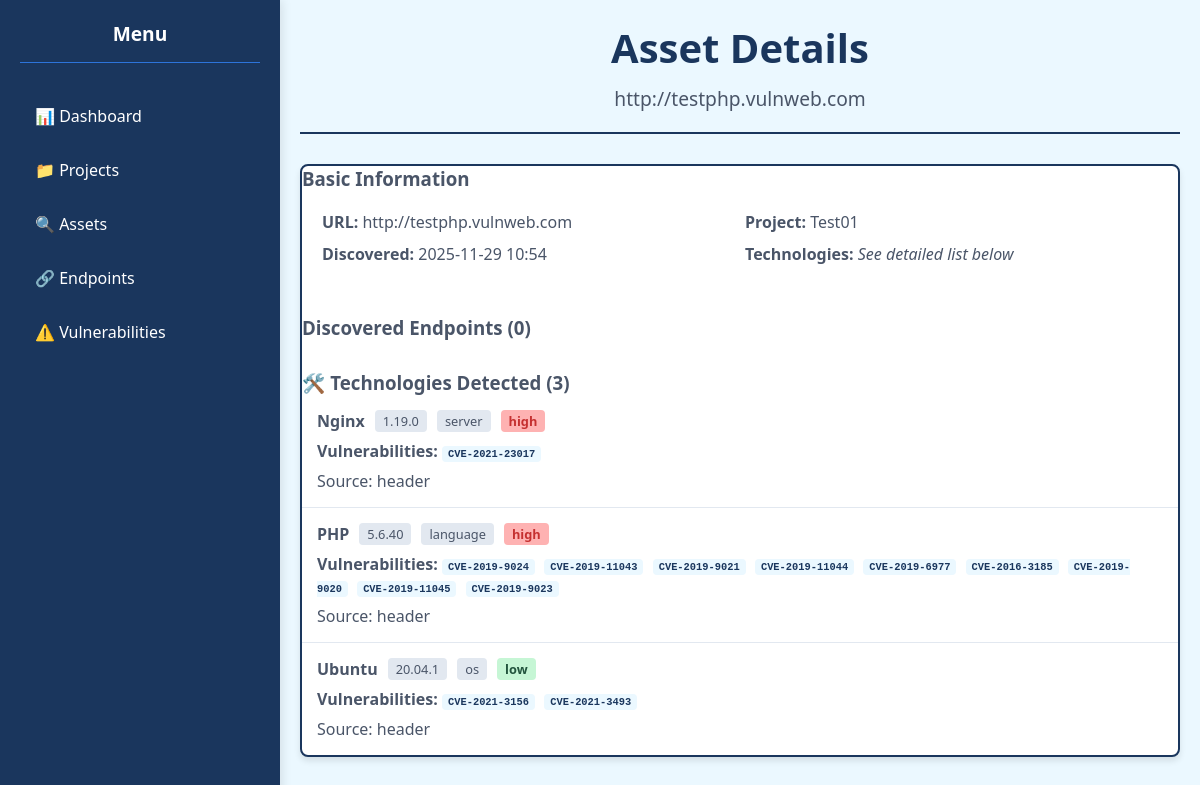
The app's page /asset/5 (signed in), older data.
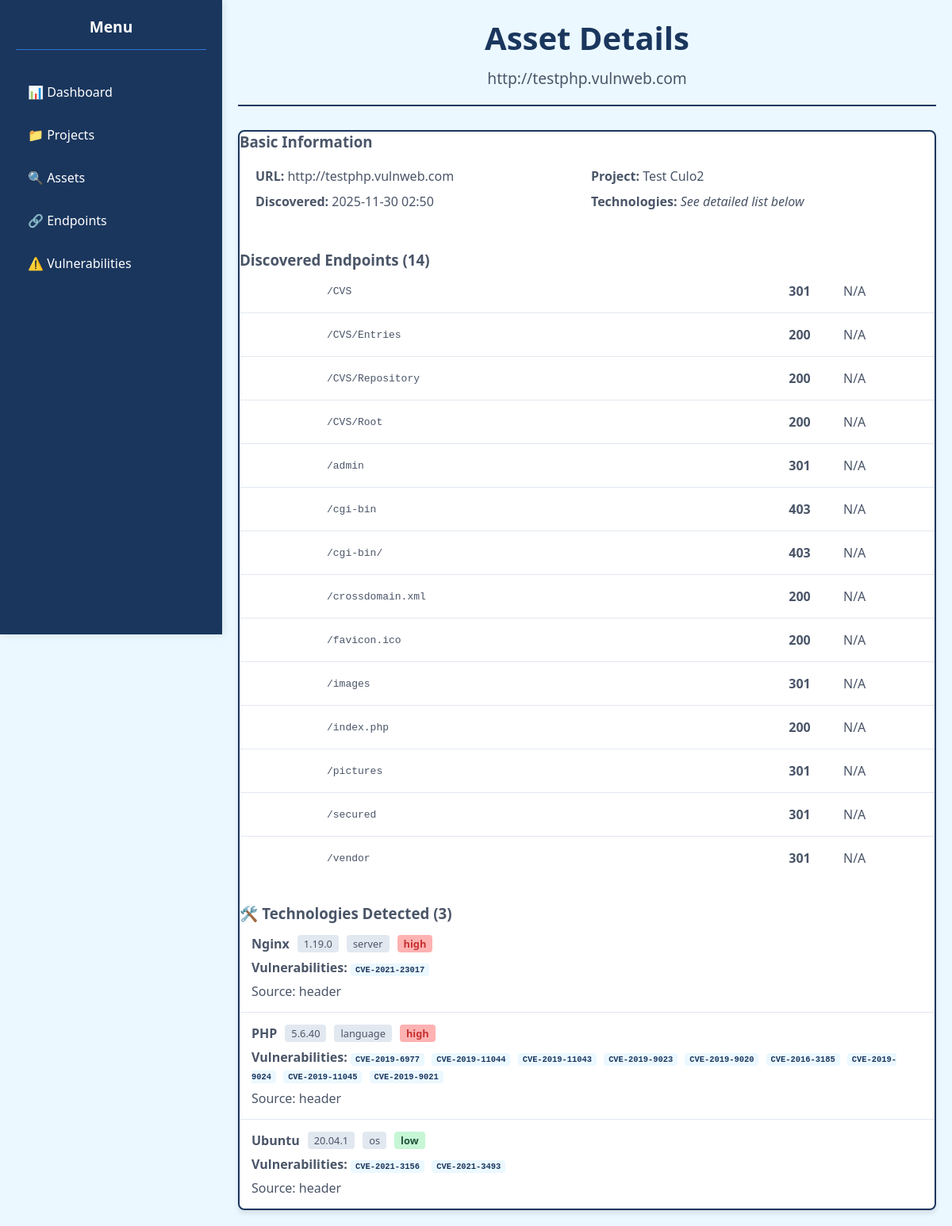
The same page, newer data.
### tables this page shows
CREATE TABLE projects (
            id INTEGER PRIMARY KEY AUTOINCREMENT,
            name TEXT NOT NULL,
            created_date TEXT,
            description TEXT
        );

CREATE TABLE assets (
            id INTEGER PRIMARY KEY AUTOINCREMENT,
            url TEXT NOT NULL,
            technologies TEXT,
            open_ports TEXT,
            project_id INTEGER,
            discovery_date TEXT,
            FOREIGN KEY (project_id) REFERENCES projects (id)
        );

CREATE TABLE endpoints (
            id INTEGER PRIMARY KEY AUTOINCREMENT,
            asset_id INTEGER,
            path TEXT NOT NULL,
            status_code INTEGER,
            method TEXT,
            discovered_by TEXT,
            content TEXT,
            discovery_date TEXT,
            FOREIGN KEY (asset_id) REFERENCES assets (id)
        );

### dashboard/app.py (the view)
@app.route('/asset/<int:asset_id>')
@login_required
def asset_detail(asset_id):
    conn = get_db_connection()
    asset = conn.execute(
        'SELECT * FROM assets WHERE id = ?', (asset_id,)
    ).fetchone()
    if not asset:
        conn.close()
        return "Asset not found", 404
    endpoints = conn.execute(
        'SELECT * FROM endpoints WHERE asset_id = ? ORDER BY path', (asset_id,)
    ).fetchall()
    project = conn.execute(
        'SELECT name FROM projects WHERE id = ?', (asset['project_id'],)
    ).fetchone()
    conn.close()
    open_ports = []
    if asset['open_ports']:
        try:
            open_ports = json.loads(asset['open_ports'])
        except:
            open_ports = []
    technologies = []
    if asset['technologies']:
        try:
            technologies = json.loads(asset['technologies'])
        except:
            technologies = []
    return render_template('asset_detail.html',
                         asset=asset,
                         endpoints=endpoints,
                         technologies=technologies,
                         open_ports=open_ports,
                         project_name=project['name'] if project else 'Unknown')

### dashboard/app.py (called while the page is built)
def get_db_connection():
    base_dir = os.path.dirname(os.path.dirname(os.path.abspath(__file__)))
    db_path = os.path.join(base_dir, 'database', 'hellSsus.db')
    print(f"📁 CONNECTING TO: {db_path}")
    conn = sqlite3.connect(db_path)
    conn.row_factory = sqlite3.Row
    return conn

def login_required(f):
    @wraps(f)
    def decorated_function(*args, **kwargs):
        if 'user_id' not in session:
            return redirect(url_for('login'))
        return f(*args, **kwargs)
    return decorated_function

### dashboard/templates/asset_detail.html (shortened to what this page needs)
{% extends "base.html" %}
{% block content %}
<div class="page-header">
    <h1 class="page-title">Asset Details</h1>
    <p class="page-subtitle">{{ asset.url }}</p>
</div>
<div class="table-container">
    <div class="container">
    <div class="asset-info">
        <h3>Basic Information</h3>
        <div class="info-grid">
            <div><strong>URL:</strong> {{ asset.url }}</div>
            <div><strong>Project:</strong> {{ project_name }}</div>
            <div><strong>Discovered:</strong>
                {% if asset.discovery_date %}
                    {{ asset.discovery_date.replace('T', ' ')[:16] }}
                {% else %}
                    During scan
                {% endif %}
            </div>
            {% if asset.technologies %}
            <div><strong>Technologies:</strong> <em>See detailed list below</em></div>
            {% endif %}
        </div>
    </div>
    <div class="endpoints-section">
        <h3>Discovered Endpoints ({{ endpoints|length }})</h3>
        <div class="endpoints-list">
            {% for endpoint in endpoints %}
            <div class="endpoint-item">
                <div class="endpoint-method">{{ endpoint.method  or 'GET' }}</div>
                <div class="endpoint-path">{{ endpoint.path }}</div>
                <div class="endpoint-status status-{{ endpoint.status_code  // 100 }}x">
                    {{ endpoint.status_code  or 'N/A' }}
                </div>
                <div class="endpoint-length">{{ endpoint.content_length or 'N/A' }}</div>
            </div>
            {% endfor %}
        </div>
    </div>
    {% if technologies %}
    <div class="section">
        <h3>🛠️ Technologies Detected ({{ technologies|length }})</h3>
        <div class="technologies-list">
            {% for tech in technologies %}
            <div class="tech-item">
                <div class="tech-header">
                    <strong>{{ tech.name }}</strong>
                    <span class="tech-version">{{ tech.version or 'N/A' }}</span>
                    <span class="tech-type">{{ tech.type }}</span>
                    <span class="confidence-{{ tech.confidence.lower() }}">{{ tech.confidence }}</span>
                </div>
                {% if tech.vulnerabilities %}
                <div class="tech-vulns">
                    <strong>Vulnerabilities:</strong>
                    {% for cve in tech.vulnerabilities %}
                    {% if 'critical' in cve.lower() %}
                        <span class="cve-critical">{{ cve }}</span>
                    {% elif 'high' in cve.lower() %}
                        <span class="cve-high">{{ cve }}</span>
                    {% elif 'medium' in cve.lower() %}
                        <span class="cve-medium">{{ cve }}</span>
                    {% elif 'low' in cve.lower() %}
                        <span class="cve-low">{{ cve }}</span>
                    {% else %}
                        <span class="cve-info">{{ cve }}</span>
                    {% endif %}
                    {% endfor %}
                </div>
                {% endif %}
                <div class="tech-source">Source: {{ tech.source }}</div>
            </div>
            {% endfor %}
        </div>
    </div>
    {% endif %}
</div>
{% endblock %}

Row changes from the older to the newer data that the page shows:
no longer on this page (row edited): projects: name "Test01"
changed assets "http://testphp.vulnweb.com": discovery_date "2025-11-29 10:54" → "2025-11-30 02:50"
now on this page (row edited): projects: name "Test Culo2"
now on this page (row edited): endpoints: path "/CVS", status_code "301", content_length "N/A"
now on this page (row edited): endpoints: path "/CVS/Entries", status_code "200", content_length "N/A"
now on this page (row edited): endpoints: path "/CVS/Repository", status_code "200", content_length "N/A"
now on this page (row edited): endpoints: path "/CVS/Root", status_code "200", content_length "N/A"
now on this page (row edited): endpoints: path "/admin", status_code "301", content_length "N/A"
now on this page (row edited): endpoints: path "/cgi-bin", status_code "403", content_length "N/A"
now on this page (row edited): endpoints: path "/cgi-bin/", status_code "403", content_length "N/A"
now on this page (row edited): endpoints: path "/crossdomain.xml", status_code "200", content_length "N/A"
now on this page (row edited): endpoints: path "/favicon.ico", status_code "200", content_length "N/A"
now on this page (row edited): endpoints: path "/images", status_code "301", content_length "N/A"
now on this page (row edited): endpoints: path "/index.php", status_code "200", content_length "N/A"
now on this page (row edited): endpoints: path "/pictures", status_code "301", content_length "N/A"
now on this page (row edited): endpoints: path "/secured", status_code "301", content_length "N/A"
now on this page (row edited): endpoints: path "/vendor", status_code "301", content_length "N/A"
Text that changed along with them:
{{ endpoints|length }}: "0" → "14"
